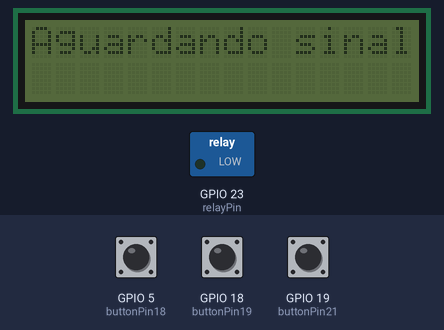
Simulated run of this program. Board: ESP32. On the bench: 16×2 character LCD, switched loads named in the program (green lamp = pin HIGH). Dashed ring = blinking. Inputs (shaded band) come from the test bench; at power-on: GPIO 19 (buttonPin21) LOW, GPIO 5 (buttonPin18) LOW, GPIO 18 (buttonPin19) LOW. WiFi joins after 1.5 s; servers stay silent unless stated; no MQTT or app messages arrive unless stated; what the program prints to the serial monitor is not drawn.

Above: at 2.8 s.
2.9 s: GPIO 19 (buttonPin21) pulled HIGH for 3.2 s
At 3.7 s:
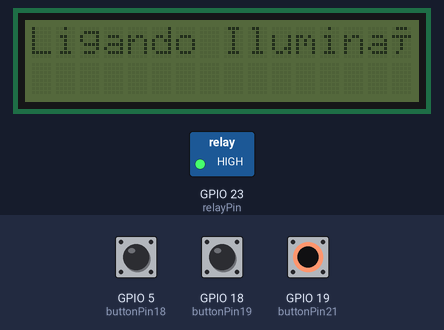
7.6 s: GPIO 5 (buttonPin18) pulled HIGH for 0.15 s
At 8.6 s:
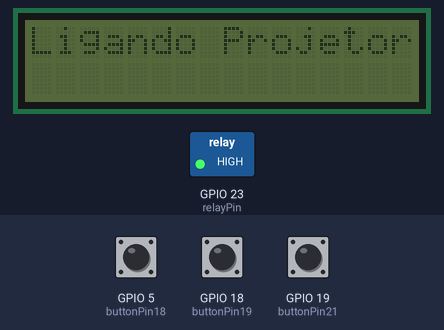
9.2 s: GPIO 18 (buttonPin19) pulled HIGH for 0.15 s
At 9.8 s:
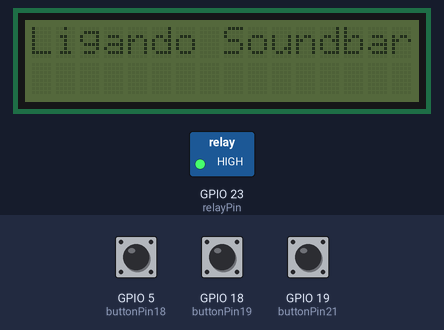
10.8 s: GPIO 5 (buttonPin18) pulled HIGH for 1 s
At 11.1 s:
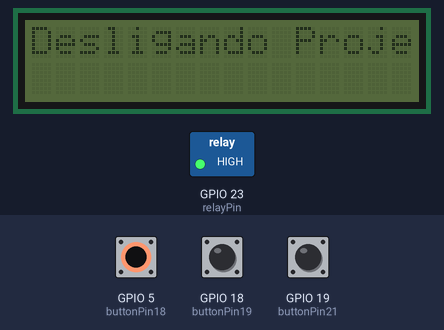
13.3 s: GPIO 18 (buttonPin19) pulled HIGH for 1 s
At 13.7 s:
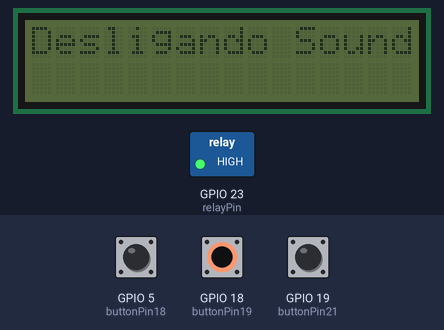
Timing chart, 0 to 16.3 s (numbered marks = the images above; inputs shaded):
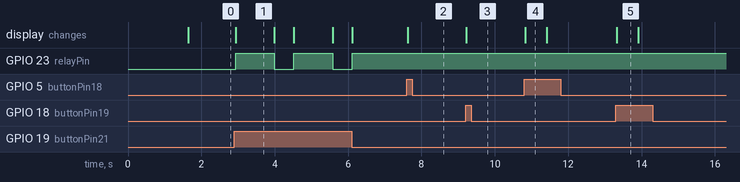

The program:

main.cpp
```cpp
// #include <Arduino.h>
// #include <IRremoteESP8266.h>
// #include <IRsend.h>
// #include <connection.h>

// const int analogicPin = 2;

// const uint16_t kIrLed = 4;
// IRsend irsend(kIrLed);

// // put function declarations here:
// void setup() {
//   connectAWS();
//   analogReadResolution(12);
//   Serial.begin(115200);
//   irsend.begin();
//   // put your setup code here, to run once:
// }

// void loop() {
//   Serial.println("starting");
//   uint16_t rawData[] = {0x30};
//   irsend.sendRaw(rawData, sizeof(rawData) / sizeof(rawData[0]), 38);
//   int analogicValue = analogRead(analogicPin);
//   if (analogicValue  <= 1000) {
//     Serial.println("Luz ligada");
//   } else {
//     Serial.println("Luz desligada");
//   }
//   client.loop();
//   publishMessage(analogicValue);
//   Serial.println(analogicValue);
//   delay(5000);
//   // put your main code here, to run repeatedly:
// }

// // put function definitions here
```

connection.cpp
```cpp
#include "secrets.h"
#include <WiFiClientSecure.h>
#include <MQTTClient.h>
#include <ArduinoJson.h>
#include "WiFi.h"
#include <Arduino.h>
#include <IRremoteESP8266.h>
#include <IRrecv.h>
#include <IRsend.h>
#include <Wire.h>
#include <LiquidCrystal_I2C.h>

// The MQTT topics that this device should publish/subscribe
#define AWS_IOT_PUBLISH_TOPIC_LIGHT    "sala7/light"
#define AWS_IOT_PUBLISH_TOPIC_PROJECTOR    "sala7/Projector"
#define AWS_IOT_PUBLISH_TOPIC_SOUNDBAR    "sala7/Soundbar"

#define AWS_IOT_SUBSCRIBE_TOPIC "esp32/sub"


const int IRemitterPin = 32;  // Pino D34 para o emissor IR
const int buttonPin18 = 5;  // Pino do botão D18
const int buttonPin19 = 18;  // Pino do botão D19
const int buttonPin21 = 19;  // Pino do botão D21
const int relayPin = 23;      // Pino do relé
const int receiverPin = 25;  // Pino D22 para o receptor IR
bool projectorOn = false;
bool soundbarOn = false;
int lightingMode = 0;  // 0: Desligado, 1: Modo 1, 2: Modo 2
int button21Clicks = 0;
unsigned long lastDebounceTime = 0;
unsigned long debounceDelay = 500;

IRsend irsend(IRemitterPin);
IRrecv irrecv(receiverPin);
decode_results results;

LiquidCrystal_I2C lcd(0x27, 16, 2);

void messageHandler(String &topic, String &payload);

WiFiClientSecure net = WiFiClientSecure();
MQTTClient client = MQTTClient(256);

void connectAWS()
{
  WiFi.mode(WIFI_STA);
  WiFi.begin("RedmiNote", "Gportel@");

  Serial.println("Connecting to Wi-Fi");

  while (WiFi.status() != WL_CONNECTED){
    delay(500);
    Serial.print(".");
  }

  // Configure WiFiClientSecure to use the AWS IoT device credentials
  net.setCACert(AWS_CERT_CA);
  net.setCertificate(AWS_CERT_CRT);
  net.setPrivateKey(AWS_CERT_PRIVATE);

  // Connect to the MQTT broker on the AWS endpoint we defined earlier
  client.begin(AWS_IOT_ENDPOINT, 8883, net);

  // Create a message handler
  client.onMessage(messageHandler);

  Serial.print("Connecting to AWS IOT");

  while (!client.connect(THINGNAME)) {
    Serial.print("trying to connect");
    delay(100);
  }

  if(!client.connected()){
    Serial.println("AWS IoT Timeout!");
    return;
  }

  // Subscribe to a topic
  client.subscribe(AWS_IOT_SUBSCRIBE_TOPIC);

  Serial.println("AWS IoT Connected!");
}

void messageHandler(String &topic, String &payload) {
  Serial.println("incoming: " + topic + " - " + payload);

//  StaticJsonDocument<200> doc;
//  deserializeJson(doc, payload);
//  const char* message = doc["message"];
}

void Publish (const char* topic, const char* message){
  StaticJsonDocument<200> doc;
  doc["time"] = millis();
  doc["set"] = message;
  char jsonBuffer[512];
  serializeJson(doc, jsonBuffer); // print to client
  client.publish(topic, jsonBuffer);

}
void PrintSerialLcd(const char* message) {

  // Imprime na porta serial
  Serial.println(message);

  // Imprime no display LCD
  lcd.clear();
  lcd.setCursor(0, 0);
  lcd.print(message);
}

void setup() {
  Serial.begin(9600);
  connectAWS();
  pinMode(buttonPin18, INPUT);
  pinMode(buttonPin19, INPUT);
  pinMode(buttonPin21, INPUT);
  pinMode(relayPin, OUTPUT);
  digitalWrite(relayPin, LOW);  // Inicialmente, o relé está desligado
  irsend.begin();  // Inicializa o emissor IR
  irrecv.enableIRIn();  // Inicializa o receptor IR
  Wire.begin();
  lcd.begin(16, 2); // Inicialize o display com 16 co
  lcd.setBacklight(LOW); // Desligue o backlight
  lcd.clear();
  lcd.setCursor(0, 0);
  lcd.print("Aguardando sinal IR...");
}

void loop() {

  // String minhaString = AWS_IOT_SUBSCRIBE_TOPIC;
  // String minhaString2 = "payload";
  // messageHandler(minhaString, minhaString2);
  client.loop();

  if (digitalRead(buttonPin18) == HIGH && (millis() - lastDebounceTime) > debounceDelay) {
    if (projectorOn) {
      PrintSerialLcd("Desligando Projetor");
      Publish(AWS_IOT_PUBLISH_TOPIC_PROJECTOR, "0");
      irsend.sendNEC(0xE4780854, 32, 2); // Substitua o código com o código IR correto
      projectorOn = false;
    } else {
      PrintSerialLcd("Ligando Projetor");
      Publish(AWS_IOT_PUBLISH_TOPIC_PROJECTOR, "1");
      irsend.sendNEC(0xE1BA5140, 32, 2); // Substitua o código com o código IR correto
      projectorOn = true;
    }
    lastDebounceTime = millis();
  }

  // Botão D19
  if (digitalRead(buttonPin19) == HIGH && (millis() - lastDebounceTime) > debounceDelay) {
    if (soundbarOn) {
      PrintSerialLcd("Desligando Soundbar");
      Publish(AWS_IOT_PUBLISH_TOPIC_SOUNDBAR, "0");
      irsend.sendNEC(0xCF000EF1, 32, 2);
      soundbarOn = false;
    } else {
      PrintSerialLcd("Ligando Soundbar");
      Publish(AWS_IOT_PUBLISH_TOPIC_SOUNDBAR, "1");
      irsend.sendNEC(0xCF000EF1, 32, 2);
      soundbarOn = true;
    }
    lastDebounceTime = millis();
  }

  // Botão D21
  if (digitalRead(buttonPin21) == HIGH && (millis() - lastDebounceTime) > debounceDelay) {
    button21Clicks++;
    if (button21Clicks == 1) {
      Publish(AWS_IOT_PUBLISH_TOPIC_LIGHT, "1");
      PrintSerialLcd("Ligando Iluminação (Modo 1)");
      lightingMode = 1;
      digitalWrite(relayPin, HIGH);  // Liga o relé
    } else if (button21Clicks == 2) {
      Publish(AWS_IOT_PUBLISH_TOPIC_LIGHT, "2");
      PrintSerialLcd("Ligando Iluminação (Modo 2)");
      lightingMode = 2;
      digitalWrite(relayPin, HIGH);
    } else if (button21Clicks == 3) {
      Publish(AWS_IOT_PUBLISH_TOPIC_LIGHT, "0");
      PrintSerialLcd("Desligando Iluminação");
      lightingMode = 0;
      digitalWrite(relayPin, LOW);  // Desliga o relé
      button21Clicks = 0;
    }
    lastDebounceTime = millis();
  }

  // Receptor IR
  if (irrecv.decode(&results)) {
    // Imprime o código IR capturado na porta serial
    Serial.print("Código IR: 0x");
    Serial.println(results.value, HEX);

    irrecv.resume();  // Continue a aguardar outros códigos IR
  }
}
```

secrets.h
```cpp
#include <pgmspace.h>

#define SECRET
#define THINGNAME "cp_Multimida"

const char AWS_IOT_ENDPOINT[] = "a34ypir054ngjb-ats.iot.us-east-2.amazonaws.com";

// Amazon Root CA 1
static const char AWS_CERT_CA[] PROGMEM = R"EOF(
-----BEGIN CERTIFICATE-----
MIIDQTCCAimgAwIBAgITBmyfz5m/jAo54vB4ikPmljZbyjANBgkqhkiG9w0BAQsF
ADA5MQswCQYDVQQGEwJVUzEPMA0GA1UEChMGQW1hem9uMRkwFwYDVQQDExBBbWF6
b24gUm9vdCBDQSAxMB4XDTE1MDUyNjAwMDAwMFoXDTM4MDExNzAwMDAwMFowOTEL
MAkGA1UEBhMCVVMxDzANBgNVBAoTBkFtYXpvbjEZMBcGA1UEAxMQQW1hem9uIFJv
b3QgQ0EgMTCCASIwDQYJKoZIhvcNAQEBBQADggEPADCCAQoCggEBALJ4gHHKeNXj
ca9HgFB0fW7Y14h29Jlo91ghYPl0hAEvrAIthtOgQ3pOsqTQNroBvo3bSMgHFzZM
9O6II8c+6zf1tRn4SWiw3te5djgdYZ6k/oI2peVKVuRF4fn9tBb6dNqcmzU5L/qw
IFAGbHrQgLKm+a/sRxmPUDgH3KKHOVj4utWp+UhnMJbulHheb4mjUcAwhmahRWa6
VOujw5H5SNz/0egwLX0tdHA114gk957EWW67c4cX8jJGKLhD+rcdqsq08p8kDi1L
93FcXmn/6pUCyziKrlA4b9v7LWIbxcceVOF34GfID5yHI9Y/QCB/IIDEgEw+OyQm
jgSubJrIqg0CAwEAAaNCMEAwDwYDVR0TAQH/BAUwAwEB/zAOBgNVHQ8BAf8EBAMC
AYYwHQYDVR0OBBYEFIQYzIU07LwMlJQuCFmcx7IQTgoIMA0GCSqGSIb3DQEBCwUA
A4IBAQCY8jdaQZChGsV2USggNiMOruYou6r4lK5IpDB/G/wkjUu0yKGX9rbxenDI
U5PMCCjjmCXPI6T53iHTfIUJrU6adTrCC2qJeHZERxhlbI1Bjjt/msv0tadQ1wUs
N+gDS63pYaACbvXy8MWy7Vu33PqUXHeeE6V/Uq2V8viTO96LXFvKWlJbYK8U90vv
o/ufQJVtMVT8QtPHRh8jrdkPSHCa2XV4cdFyQzR1bldZwgJcJmApzyMZFo6IQ6XU
5MsI+yMRQ+hDKXJioaldXgjUkK642M4UwtBV8ob2xJNDd2ZhwLnoQdeXeGADbkpy
rqXRfboQnoZsG4q5WTP468SQvvG5
-----END CERTIFICATE-----
)EOF";

// Device Certificate
static const char AWS_CERT_CRT[] PROGMEM = R"KEY(
-----BEGIN CERTIFICATE-----
MIIDWTCCAkGgAwIBAgIUdt/VVPvbzC5RPqDSgMb37ef4CsYwDQYJKoZIhvcNAQEL
BQAwTTFLMEkGA1UECwxCQW1hem9uIFdlYiBTZXJ2aWNlcyBPPUFtYXpvbi5jb20g
SW5jLiBMPVNlYXR0bGUgU1Q9V2FzaGluZ3RvbiBDPVVTMB4XDTIzMDkxOTE0MjAw
MVoXDTQ5MTIzMTIzNTk1OVowHjEcMBoGA1UEAwwTQVdTIElvVCBDZXJ0aWZpY2F0
ZTCCASIwDQYJKoZIhvcNAQEBBQADggEPADCCAQoCggEBAMBhOUN6s9aypFERAhvP
9K5fHd9MFlPDmugNwZVDC/T5D7fGODTYNIanI5B8Do1i4WfweGrJ5qvRJh270GmR
ZfQIUsEYgQ5LdMm8EgN+VenRYxk17z8cxnC1IOAbEmGkgsqoTMQV3CMjsWbkoOaB
LXuPhtLlBvAmmNLHJHvKuVdzcZH5FLmvH+3A7bGsW4ydOIonbKq1gPPBc73qeJC3
X063U59U5hm5bvadcDEGkjKdg+mHQF7AsEOfHMEDIbxEVPCo9nqYelacgSa1TpxK
COCwcJcjkem4pSOWWO0BPFyvlHrXYIGsPnvkP0dTmMeBB6wsNOWtjQF+j4ULikxj
w9ECAwEAAaNgMF4wHwYDVR0jBBgwFoAUyMpC23sEGuV3M8I2IcO+7WQiWBwwHQYD
VR0OBBYEFFGmYFLly+fyLtyuZVWa3RfY+n6kMAwGA1UdEwEB/wQCMAAwDgYDVR0P
AQH/BAQDAgeAMA0GCSqGSIb3DQEBCwUAA4IBAQAHJIGjTfTivcdmqLrjhL7IO5Ht
vNunl2ajIuDYTMYJ5VYAHw4bg/6HMFzZptzdSNwgA0azW5jZUYJkbyAjuKQEGB1k
amZBcYGay1MeLy78Ckw3I6p2c7Bv52J+/nqfOLSvgyaxMbYN7Sjgak2Z1DusEiX7
Ri4tTUigXqz8WweUVmptPazwnoAazaSu7Kmvf0ZLL1t6qn4FUFObAqnHoQL9H9er
BxqaXFrCYmQTr4P4hLrLCBysbcwU54yrUfdcKIvjg4uwbHv3/SuLCx4ezM7y7fgr
uWSNzVhprDwgi58OV0j4ViZ3itt/3SXLtzTx0LIF9jmnTbDzccrTG0QLcszR
-----END CERTIFICATE-----
)KEY";

// Device Private Key
static const char AWS_CERT_PRIVATE[] PROGMEM = R"KEY(
-----BEGIN RSA PRIVATE KEY-----
MIIEowIBAAKCAQEAwGE5Q3qz1rKkURECG8/0rl8d30wWU8Oa6A3BlUML9PkPt8Y4
NNg0hqcjkHwOjWLhZ/B4asnmq9EmHbvQaZFl9AhSwRiBDkt0ybwSA35V6dFjGTXv
PxzGcLUg4BsSYaSCyqhMxBXcIyOxZuSg5oEte4+G0uUG8CaY0scke8q5V3NxkfkU
ua8f7cDtsaxbjJ04iidsqrWA88Fzvep4kLdfTrdTn1TmGblu9p1wMQaSMp2D6YdA
XsCwQ58cwQMhvERU8Kj2eph6VpyBJrVOnEoI4LBwlyOR6bilI5ZY7QE8XK+Uetdg
gaw+e+Q/R1OYx4EHrCw05a2NAX6PhQuKTGPD0QIDAQABAoIBAFt1nVjEW/1FPrM/
p8X7LrM7iyMetDqsctfBunewwV18jwlqlkwhQY+GpHTLVcvH56uXelgilqS2sS1P
nfyiYFsNHfKpKKnYG7TQ0auRg1y+7CMPLifOEVWB9xg0Jp//KyMXsi9CyT53eJ6X
MRuE7E+i45Edyxee8ea7QFAOB+FXsC4xw7eQk6bBRsbRG+3GncHhrnYM6gVovL4O
bIuOyw68d8wR+6feNfA1Ep7fFiq9ZYyW+m0ONQoKlI7o91lMt3hT+Mc3OaHIwk4G
n5h8NnaJgkSt7BIVEnt+oVzz4/cG59XjtKLhCMe4bohsCrtV601frUOM8Swpo0Ni
0qz9egECgYEA8a2M5RkWGz1EzXz9Q+JLY25T/6/Wf/rK3cEz+WGibi8J6BQvJf9N
+fADZ4b+Kg0c0k11PDDCctzUH30/n3Yjel17lWl9lfEsdztUxQ2hsEU9/7vPJb3w
mmPMhHGz4uPTxXKKM7myKSySJeFIPiDs7eUjdoaAdq5J0NiDd+Q7kPECgYEAy8fH
zvVEDvUNP6Y+li7lVonS+qzFSSSm7zHjbXpEjRm7jEo28x7REDkRKmSn0FtwaAom
aur7lczgk8UHYgOTFLCDu7NyGDm9Rc1+lG0+LG3tmU4HpmrbojLI8ZzGHZdeDIBb
FtrYNaj3+qVIGvQi8D/GbGT1dLTgZkGq6tifYOECgYEAkXPFL4DoqB440X+fIgMJ
Il+dWG5op3+2Jr6H3FhhnPTcfnvfYHwGXx2Pvvgk8gQQS5XosAAcl2rGk+kaqIs+
kP/ASE1EE0EiZOQlga9Rl7gkt0w+QNXO/+x+g1u3Sx+ZLeVgvf7N9i/oCbpLc3D3
h7n3nPcYS9VbgcE9ZqPLIdECgYAb4C9YAzsVJLZ0P4SOPMoIhYAD5IB0Wfwv+k4X
GsOn3Z5HOZu8tDl7E6NifjRqjyeYQ9MviwdxXX5XGHvDD6QeD2tl0M1JvRREKTEo
kq0PnNYEw6TOQg3baUENtBlx0NP/t8s+HB+5b2zEr7lmXoEtBjxZdZISLfAIbPE5
gPqEYQKBgDg11/VcSCQy+uWOzqikEUBnydAQPzV8rV5lwRZN66mPvEgxmaQKHebh
59bEyokDyUj3QATpa4BfzYDNHBTJC5mP2at48JvyGPi7sfy1ahvcpbBo9rGjm3Ss
wVy0Y6RRV5b/cbmgBz/PsKtybR5ub8J/hNuPORjlpf9ibp4y7Fjv
-----END RSA PRIVATE KEY-----
)KEY";
```

Measured:
- after the input at 2.9 s, GPIO 23 (relayPin): alternates HIGH for 1.1 s and LOW for 0.53 s, starting at once; the display: changes at once (image 1)
- after the input at 7.6 s, the display: changes at once (image 2)
- after the input at 9.2 s, the display: changes at once (image 3)
- after the input at 10.8 s, the display: changes at once (image 4)
- after the input at 13.3 s, the display: changes at once (image 5)
- what the display in image 1 shows lasts 1.1 s, from 2.9 s to 4.0 s
- what the display in image 4 shows lasts 0.6 s, from 10.8 s to 11.4 s
